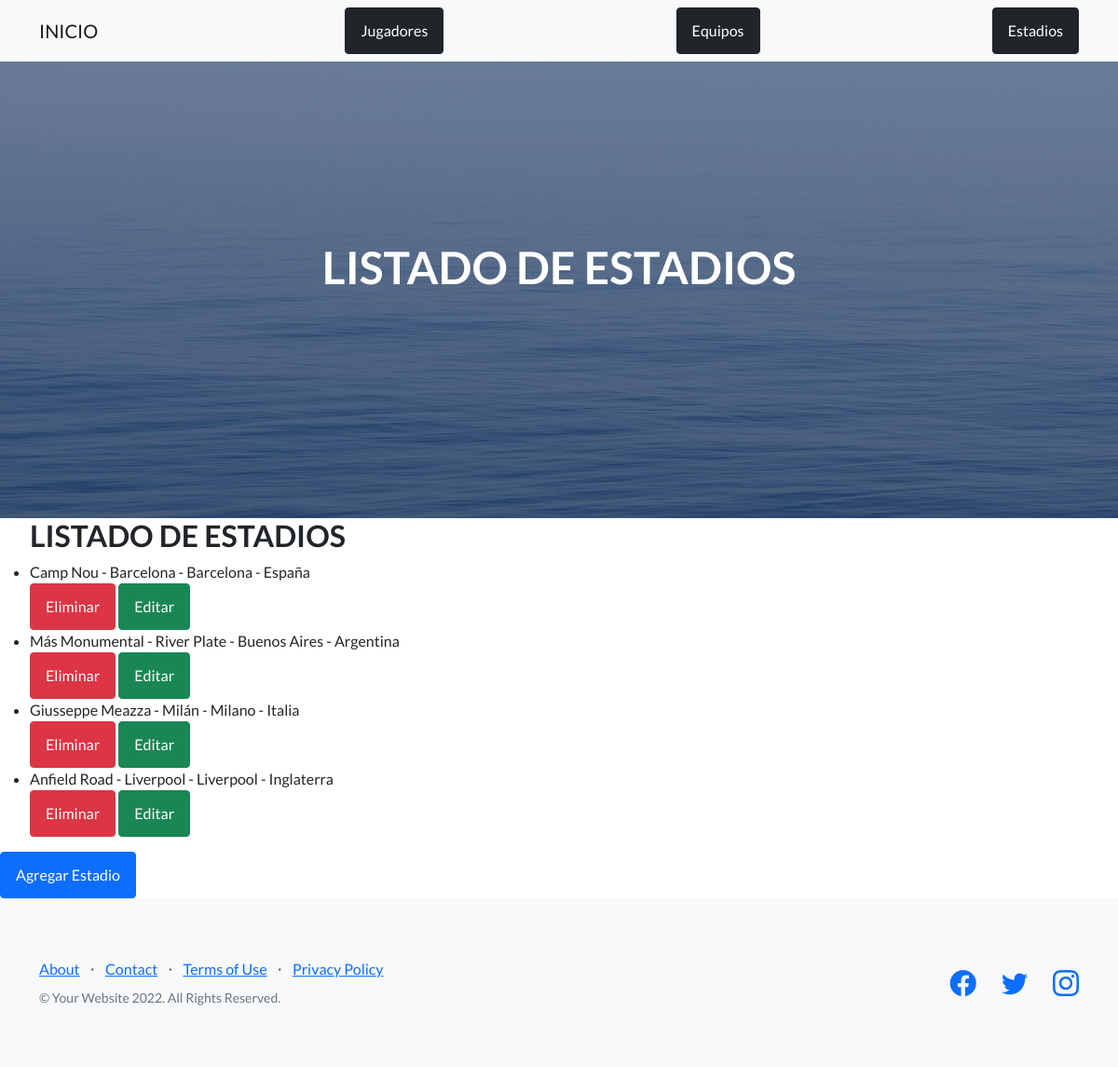
Page /AppEI/leerEstadios/ on the committed database.
### AppEI/models.py (models this page shows, shortened)
class Estadio(models.Model):
    nombre= models.CharField(max_length=50) #lo defino como un caracter de base de datos
    club= models.CharField(max_length=50)
    ciudad= models.CharField(max_length=50)
    pais=models.CharField(max_length=50)

### AppEI/views.py (the view)
# urls.py: path('leerEstadios/', leerEstadios, name="leerEstadios"),
def leerEstadios(request):
    estadios=Estadio.objects.all()
    return render (request, "AppEI/leerEstadios.html", {"estadios": estadios})

### AppEI/Templates/AppEI/leerEstadios.html (shortened to what this page needs)
{% extends "AppEI/padre.html" %}
{% load static %}
{% block titulo %}
<h1 class="mb-5">LISTADO DE ESTADIOS</h1>
{% endblock %}
{% block contenido_que_cambia %}
<ul>
    <h2>LISTADO DE ESTADIOS</h2>
    {% for estadio in estadios %}
    <li>{{ estadio.nombre }} - {{ estadio.club }} - {{ estadio.ciudad }} - {{ estadio.pais }}</li>
    <a class="btn btn-danger" href="{% url 'eliminarEstadio' estadio.id %}">Eliminar</a>
    <a class="btn btn-success" href="{% url 'editarEstadio' estadio.id %}">Editar</a>
    {% endfor %}
</ul>
<a class="btn btn-primary" href="{% url 'estadioFormulario' %}">Agregar Estadio</a>
{% endblock %}

### rows in the picture
Estadio: nombre "Camp Nou", club "Barcelona", ciudad "Barcelona", pais "España"
Estadio: nombre "Más Monumental", club "River Plate", ciudad "Buenos Aires", pais "Argentina"
Estadio: nombre "Giusseppe Meazza", club "Milán", ciudad "Milano", pais "Italia"
Estadio: nombre "Anfield Road", club "Liverpool", ciudad "Liverpool", pais "Inglaterra"
